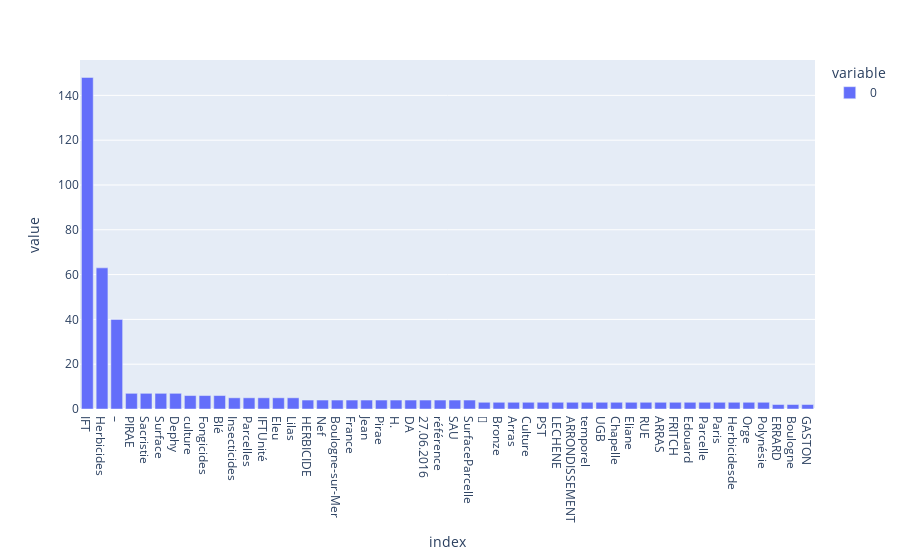

The notebook cell this image was saved under:
### Code cell
tokens_lemmatized = tokenize_with_morpho_syntax_analysis2(nlp, big_text)
show_most_frequent_tokens(tokens_lemmatized)

### Figure 1 — Plotly figure (JSON) as saved in the notebook; plotly's stock layout.template omitted (floating-point values rounded to 4 significant figures)
{"data": [{"alignmentgroup": "True", "hovertemplate": "variable=0<br>index=%{x}<br>value=%{y}<extra></extra>", "legendgroup": "0", "marker": {"color": "#636efa", "pattern": {"shape": ""}}, "name": "0", "offsetgroup": "0", "orientation": "v", "showlegend": true, "textposition": "auto", "type": "bar", "x": ["IFT", "Herbicides", "–", "PIRAE", "Sacristie", "Surface", "Dephy", "culture", "Fongicides", "Blé", "Insecticides", "Parcelles", "IFTUnité", "Eleu", "Lilas", "HERBICIDE", "Nef", "Boulogne-sur-Mer", "France", "Jean", "Pirae", "H.", "DA", "27.06.2016", "référence", "SAU", "SurfaceParcelle", "", "Bronze", "Arras", "Culture", "PST", "LECHENE", "ARRONDISSEMENT", "temporel", "UGB", "Chapelle", "Eliane", "RUE", "ARRAS", "FRITCH", "Edouard", "Parcelle", "Paris", "Herbicidesde", "Orge", "Polynésie", "ERRARD", "Boulogne", "GASTON"], "xaxis": "x", "y": [148, 63, 40, 7, 7, 7, 7, 6, 6, 6, 5, 5, 5, 5, 5, 4, 4, 4, 4, 4, 4, 4, 4, 4, 4, 4, 4, 3, 3, 3, 3, 3, 3, 3, 3, 3, 3, 3, 3, 3, 3, 3, 3, 3, 3, 3, 3, 2, 2, 2], "yaxis": "y"}], "layout": {"barmode": "relative", "legend": {"title": {"text": "variable"}, "tracegroupgap": 0}, "margin": {"t": 60}, "xaxis": {"anchor": "y", "domain": [0, 1], "title": {"text": "index"}}, "yaxis": {"anchor": "x", "domain": [0, 1], "title": {"text": "value"}}}}
